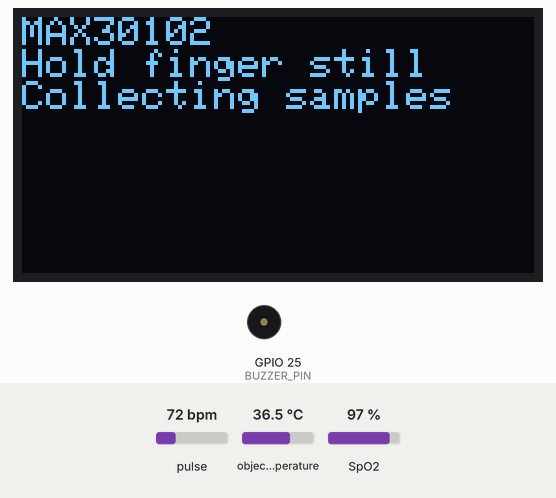
Bench run of a sketch on a simulated ESP32. Parts: 128×64 one-colour display, buzzer (waves = sounding, pin HIGH). Inputs (shaded band) come from the test bench; at power-on: pulse 72 bpm, object temperature 36.5 °C, SpO2 97 %. WiFi joins after 1.5 s; servers stay silent unless stated; uploads are accepted with an empty reply; what the sketch prints to the serial monitor is not drawn.

Above: at 3.8 s.
3.9 s: pulse set to 51 bpm
At 8.4 s:
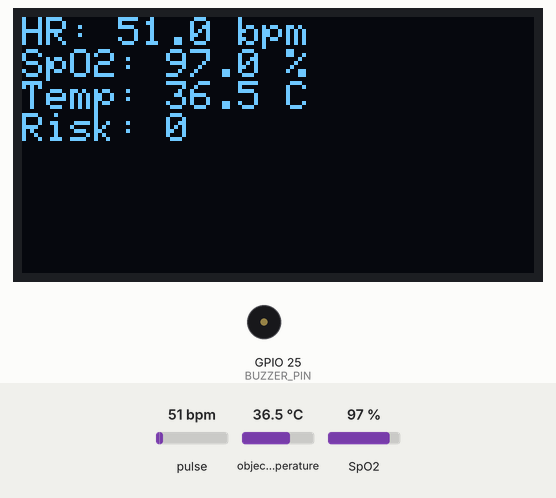
9.1 s: pulse set to 47 bpm
10.6 s: object temperature set to 44 °C
At 12.0 s:
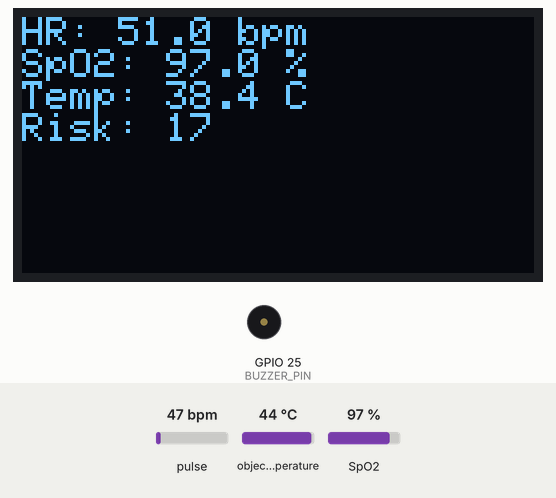
14.0 s: SpO2 set to 87 %
At 15.7 s:
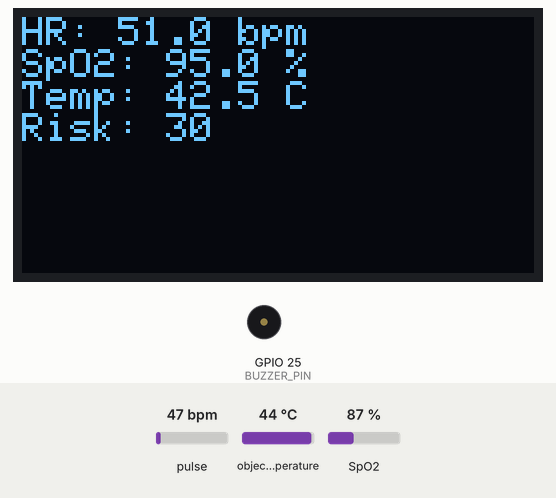
17.5 s: SpO2 set to 84 %
At 22.5 s:
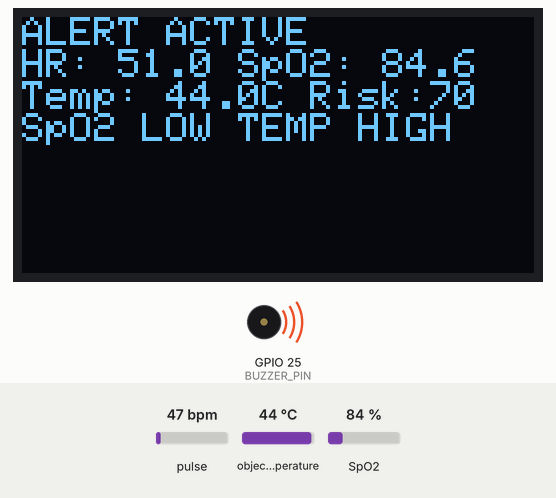
22.7 s: object temperature set to 20 °C
At 23.3 s:
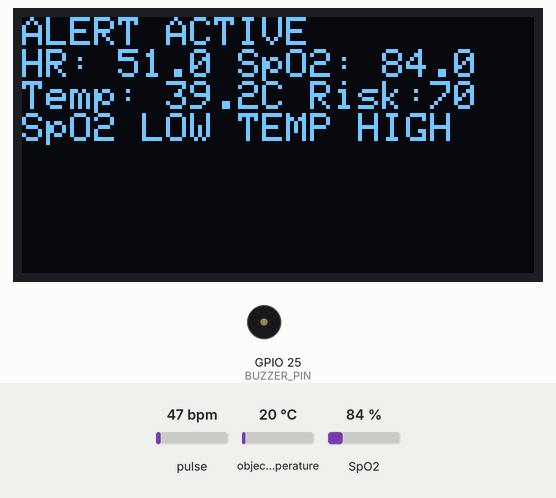
Timing chart, 0 to 25.7 s (numbered marks = the images above; inputs shaded):
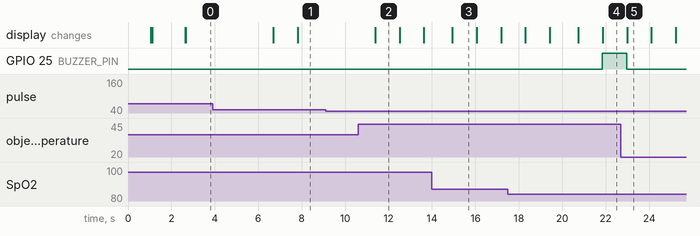

The sketch:

esp32_code.ino
```cpp
#include <WiFi.h>
#include <HTTPClient.h>
#include <WiFiClientSecure.h>
#include <Wire.h>
#include <Adafruit_MLX90614.h>
#include <Adafruit_GFX.h>
#include <Adafruit_SSD1306.h>
#include "MAX30105.h"
#include "spo2_algorithm.h"

// Replace these with your real credentials and device identifiers.
const char* WIFI_SSID = "realme 8s 5G";
const char* WIFI_PASSWORD = "12345678";
const char* FIREBASE_DB_URL = "https://smart-health-monitoring-cd2dd-default-rtdb.asia-southeast1.firebasedatabase.app";
const char* PATIENT_UID = "zyYxqNqYixQ7ZbBcNY2xCD574x03";
const char* DATABASE_AUTH = ""; // Optional. Fill this only if your RTDB rules require it.

// Sampling cadence for device-to-cloud updates.
const unsigned long UPLOAD_INTERVAL_MS = 5000;
const size_t FILTER_WINDOW = 5;
const uint8_t I2C_SDA_PIN = 21;
const uint8_t I2C_SCL_PIN = 22;
const uint8_t BUZZER_PIN = 25;
const float NO_FINGER_THRESHOLD = 15000.0f;
const uint8_t OLED_ADDRESS = 0x3C;
const int SCREEN_WIDTH = 128;
const int SCREEN_HEIGHT = 64;
const int MAX_BUFFER_SAMPLES = 100;
const int MAX_SAMPLES_PER_UPDATE = 25;
const uint8_t ALERT_CONFIRM_COUNT = 3;
const unsigned long BUZZER_TOGGLE_MS = 180;
const float HR_MIN_VALID = 50.0f;
const float HR_MAX_VALID = 120.0f;
const float HR_MAX_STEP = 15.0f;
const float HR_ALERT_THRESHOLD = 135.0f;
const float SPO2_ALERT_THRESHOLD = 88.0f;
const float TEMP_ALERT_THRESHOLD = 38.5f;
const int EDGE_RISK_ALERT_THRESHOLD = 85;

struct VitalSample {
  float heartRate;
  float spo2;
  float temperature;
};

Adafruit_MLX90614 mlx = Adafruit_MLX90614();
Adafruit_SSD1306 display(SCREEN_WIDTH, SCREEN_HEIGHT, &Wire, -1);
MAX30105 particleSensor;

VitalSample hrWindow[FILTER_WINDOW];
VitalSample spo2Window[FILTER_WINDOW];
VitalSample tempWindow[FILTER_WINDOW];
size_t sampleIndex = 0;
bool windowFilled = false;
unsigned long lastUploadAt = 0;
unsigned long lastFingerSeenAt = 0;
float latestHeartRate = 0;
float latestSpo2 = 0;
long recentIr = 0;
long recentRed = 0;
bool mlxAvailable = false;
bool maxAvailable = false;
int32_t spo2Value = 0;
int8_t spo2Valid = 0;
int32_t heartRateValue = 0;
int8_t heartRateValid = 0;
bool maxBufferPrimed = false;
uint8_t abnormalStreak = 0;
unsigned long lastBuzzerToggleAt = 0;
bool buzzerState = false;
float stableHeartRate = 0;

float hrBuffer[FILTER_WINDOW] = {0};
float spo2Buffer[FILTER_WINDOW] = {0};
float tempBuffer[FILTER_WINDOW] = {0};
uint32_t irSamples[MAX_BUFFER_SAMPLES] = {0};
uint32_t redSamples[MAX_BUFFER_SAMPLES] = {0};

void setBuzzer(bool enabled) {
  digitalWrite(BUZZER_PIN, enabled ? HIGH : LOW);
}

void updateBuzzer(bool alertActive) {
  if (!alertActive) {
    buzzerState = false;
    setBuzzer(false);
    return;
  }

  if (millis() - lastBuzzerToggleAt >= BUZZER_TOGGLE_MS) {
    buzzerState = !buzzerState;
    setBuzzer(buzzerState);
    lastBuzzerToggleAt = millis();
  }
}

void renderDisplay(const String& line1, const String& line2 = "", const String& line3 = "", const String& line4 = "") {
  display.clearDisplay();
  display.setTextSize(1);
  display.setTextColor(SSD1306_WHITE);
  display.setCursor(0, 0);
  display.println(line1);
  if (line2.length()) display.println(line2);
  if (line3.length()) display.println(line3);
  if (line4.length()) display.println(line4);
  display.display();
}

String buildAlertSummary(float heartRate, float spo2, float temperature, int edgeRisk) {
  String summary = "";
  if (heartRate > HR_ALERT_THRESHOLD) summary += "HR HIGH ";
  if (spo2 < SPO2_ALERT_THRESHOLD) summary += "SpO2 LOW ";
  if (temperature > TEMP_ALERT_THRESHOLD) summary += "TEMP HIGH ";
  if (edgeRisk >= EDGE_RISK_ALERT_THRESHOLD) summary += "RISK HIGH";
  summary.trim();
  return summary.length() ? summary : "ALERT";
}

void connectWiFi() {
  Serial.print("Connecting to WiFi");
  WiFi.begin(WIFI_SSID, WIFI_PASSWORD);
  while (WiFi.status() != WL_CONNECTED) {
    delay(500);
    Serial.print(".");
  }
  Serial.println();
  Serial.print("Connected. IP: ");
  Serial.println(WiFi.localIP());
}

float average(const float* values, size_t count) {
  float total = 0;
  for (size_t i = 0; i < count; i++) {
    total += values[i];
  }
  return count ? total / count : 0;
}

float readHeartRateSensor() {
  return stableHeartRate > 0 ? stableHeartRate : 0;
}

float readSpo2Sensor() {
  return latestSpo2 > 0 ? latestSpo2 : 0;
}

float readTemperatureSensor() {
  if (!mlxAvailable) {
    return 0;
  }
  return mlx.readObjectTempC();
}

void updatePulseSensor() {
  if (!maxAvailable) {
    latestHeartRate = 0;
    latestSpo2 = 0;
    return;
  }
}

String classifyEdgeReason(float heartRate, float spo2, float temperature) {
  if (spo2 < SPO2_ALERT_THRESHOLD && heartRate > HR_ALERT_THRESHOLD) return "hypoxia_tachycardia";
  if (spo2 < SPO2_ALERT_THRESHOLD && temperature > TEMP_ALERT_THRESHOLD) return "hypoxia_fever";
  if (heartRate > HR_ALERT_THRESHOLD && temperature > TEMP_ALERT_THRESHOLD) return "tachycardia_fever";
  if (spo2 < SPO2_ALERT_THRESHOLD) return "hypoxia";
  if (heartRate > HR_ALERT_THRESHOLD) return "tachycardia";
  if (temperature > TEMP_ALERT_THRESHOLD) return "fever";
  return "stable";
}

int computeEdgeRisk(float heartRate, float spo2, float temperature) {
  float risk = 0;
  if (heartRate > 100) risk += min(30.0f, (heartRate - 100.0f) * 0.8f);
  if (spo2 < 95) risk += min(40.0f, (95.0f - spo2) * 6.5f);
  if (temperature > 37.5f) risk += min(30.0f, (temperature - 37.5f) * 20.0f);
  return (int) min(100.0f, max(0.0f, risk));
}

bool detectEdgeAlert(float heartRate, float spo2, float temperature, int edgeRisk) {
  int abnormalSignals = 0;
  if (heartRate > HR_ALERT_THRESHOLD) abnormalSignals++;
  if (spo2 < SPO2_ALERT_THRESHOLD) abnormalSignals++;
  if (temperature > TEMP_ALERT_THRESHOLD) abnormalSignals++;

  if (abnormalSignals >= 2) return true;
  if (edgeRisk >= EDGE_RISK_ALERT_THRESHOLD && abnormalSignals >= 1) return true;
  return false;
}

bool confirmPersistentAlert(bool abnormalNow) {
  if (abnormalNow) {
    if (abnormalStreak < ALERT_CONFIRM_COUNT) {
      abnormalStreak++;
    }
  } else {
    abnormalStreak = 0;
  }

  return abnormalStreak >= ALERT_CONFIRM_COUNT;
}

void updateFilters(float heartRate, float spo2, float temperature) {
  hrBuffer[sampleIndex] = heartRate;
  spo2Buffer[sampleIndex] = spo2;
  tempBuffer[sampleIndex] = temperature;

  sampleIndex = (sampleIndex + 1) % FILTER_WINDOW;
  if (sampleIndex == 0) {
    windowFilled = true;
  }
}

String buildFirebaseUrl() {
  String url = String(FIREBASE_DB_URL) + "/patients/" + PATIENT_UID + "/latest.json";
  if (String(DATABASE_AUTH).length() > 0) {
    url += "?auth=" + String(DATABASE_AUTH);
  }
  return url;
}

void uploadToFirebase(float heartRate, float spo2, float temperature, int edgeRisk, bool edgeAlert, const String& edgeReason) {
  if (WiFi.status() != WL_CONNECTED) {
    connectWiFi();
  }

  WiFiClientSecure client;
  client.setInsecure();

  HTTPClient http;
  String url = buildFirebaseUrl();
  Serial.print("Uploading to: ");
  Serial.println(url);
  http.begin(client, url);
  http.addHeader("Content-Type", "application/json");

  String payload = "{";
  payload += "\"heartRate\":" + String(heartRate, 1) + ",";
  payload += "\"spo2\":" + String(spo2, 1) + ",";
  payload += "\"temp\":" + String(temperature, 1) + ",";
  payload += "\"temperature\":" + String(temperature, 1) + ",";
  payload += "\"edgeRisk\":" + String(edgeRisk) + ",";
  payload += "\"edgeAlert\":" + String(edgeAlert ? "true" : "false") + ",";
  payload += "\"edgeReason\":\"" + edgeReason + "\",";
  payload += "\"network\":\"edge-device\",";
  payload += "\"timestamp\":\"" + String(millis()) + "\"";
  payload += "}";

  Serial.print("Payload: ");
  Serial.println(payload);

  int httpCode = http.PUT(payload);
  Serial.print("Firebase HTTP code: ");
  Serial.println(httpCode);

  if (httpCode > 0) {
    String response = http.getString();
    Serial.print("Firebase response: ");
    Serial.println(response);
  } else {
    Serial.print("HTTP error: ");
    Serial.println(http.errorToString(httpCode));
  }

  http.end();
}

void setup() {
  Serial.begin(115200);
  delay(1000);
  Wire.begin(I2C_SDA_PIN, I2C_SCL_PIN);
  pinMode(BUZZER_PIN, OUTPUT);
  setBuzzer(false);

  if (!display.begin(SSD1306_SWITCHCAPVCC, OLED_ADDRESS)) {
    Serial.println("OLED not found");
  } else {
    renderDisplay("Edge Monitor", "Booting...");
  }

  mlxAvailable = mlx.begin();
  if (!mlxAvailable) {
    Serial.println("MLX90614 not found");
    renderDisplay("Edge Monitor", "MLX90614 fail");
  } else {
    Serial.println("MLX90614 ready");
    renderDisplay("Edge Monitor", "MLX90614 ready");
  }

  maxAvailable = particleSensor.begin(Wire, I2C_SPEED_STANDARD);
  if (!maxAvailable) {
    Serial.println("MAX30102 not found");
    renderDisplay("Edge Monitor", mlxAvailable ? "MLX90614 ready" : "MLX90614 fail", "MAX30102 fail");
  } else {
    Serial.println("MAX30102 ready");
    byte ledBrightness = 60;
    byte sampleAverage = 4;
    byte ledMode = 2;
    int sampleRate = 100;
    int pulseWidth = 411;
    int adcRange = 4096;
    particleSensor.setup(ledBrightness, sampleAverage, ledMode, sampleRate, pulseWidth, adcRange);
    renderDisplay("Edge Monitor", mlxAvailable ? "MLX90614 ready" : "MLX90614 fail", "MAX30102 ready");
  }

  connectWiFi();
  renderDisplay("WiFi connected", WiFi.localIP().toString());
}

void loop() {
  if (maxAvailable) {
    if (!maxBufferPrimed) {
      renderDisplay("MAX30102", "Hold finger still", "Collecting samples");
      for (int i = 0; i < MAX_BUFFER_SAMPLES; i++) {
        while (particleSensor.available() == false) {
          particleSensor.check();
        }

        redSamples[i] = particleSensor.getRed();
        irSamples[i] = particleSensor.getIR();
        particleSensor.nextSample();
      }
      maxBufferPrimed = true;
    } else {
      for (int i = MAX_SAMPLES_PER_UPDATE; i < MAX_BUFFER_SAMPLES; i++) {
        redSamples[i - MAX_SAMPLES_PER_UPDATE] = redSamples[i];
        irSamples[i - MAX_SAMPLES_PER_UPDATE] = irSamples[i];
      }

      for (int i = MAX_BUFFER_SAMPLES - MAX_SAMPLES_PER_UPDATE; i < MAX_BUFFER_SAMPLES; i++) {
        while (particleSensor.available() == false) {
          particleSensor.check();
        }

        recentRed = particleSensor.getRed();
        recentIr = particleSensor.getIR();
        redSamples[i] = recentRed;
        irSamples[i] = recentIr;
        particleSensor.nextSample();
      }

      maxim_heart_rate_and_oxygen_saturation(
        irSamples,
        MAX_BUFFER_SAMPLES,
        redSamples,
        &spo2Value,
        &spo2Valid,
        &heartRateValue,
        &heartRateValid
      );

      Serial.print("IR: ");
      Serial.print(recentIr);
      Serial.print(" RED: ");
      Serial.print(recentRed);
      Serial.print(" HRvalid: ");
      Serial.print(heartRateValid);
      Serial.print(" SPO2valid: ");
      Serial.println(spo2Valid);

      if (recentIr >= NO_FINGER_THRESHOLD) {
        lastFingerSeenAt = millis();
      }

      if (heartRateValid) {
        float candidateHr = heartRateValue;
        if (candidateHr >= HR_MIN_VALID && candidateHr <= HR_MAX_VALID) {
          if (stableHeartRate <= 0 || fabs(candidateHr - stableHeartRate) <= HR_MAX_STEP) {
            stableHeartRate = stableHeartRate <= 0 ? candidateHr : ((stableHeartRate * 0.7f) + (candidateHr * 0.3f));
          }
        }
        latestHeartRate = stableHeartRate;
      }
      if (spo2Valid) {
        latestSpo2 = spo2Value;
      }
      if (recentIr < NO_FINGER_THRESHOLD && millis() - lastFingerSeenAt > 3000) {
        latestHeartRate = 0;
        stableHeartRate = 0;
        latestSpo2 = 0;
      }
    }
  }

  float heartRate = readHeartRateSensor();
  float spo2 = readSpo2Sensor();
  float temperature = readTemperatureSensor();

  if (recentIr < NO_FINGER_THRESHOLD) {
    Serial.print("Waiting for finger. Temp: ");
    Serial.println(temperature, 1);
    updateBuzzer(false);
    renderDisplay("Waiting finger", "Temp: " + String(temperature, 1) + " C", "WiFi OK");
    delay(250);
    return;
  }

  if (heartRate <= 0 || spo2 <= 0) {
    Serial.print("Finger detected, waiting for stable pulse. Temp: ");
    Serial.println(temperature, 1);
    updateBuzzer(false);
    renderDisplay("Finger detected", "Stabilizing pulse", "Temp: " + String(temperature, 1) + " C");
    delay(250);
    return;
  }

  updateFilters(heartRate, spo2, temperature);

  size_t count = windowFilled ? FILTER_WINDOW : sampleIndex;
  if (count == 0) {
    delay(500);
    return;
  }

  float filteredHeartRate = average(hrBuffer, count);
  float filteredSpo2 = average(spo2Buffer, count);
  float filteredTemperature = average(tempBuffer, count);

  int edgeRisk = computeEdgeRisk(filteredHeartRate, filteredSpo2, filteredTemperature);
  bool abnormalNow = detectEdgeAlert(filteredHeartRate, filteredSpo2, filteredTemperature, edgeRisk);
  bool edgeAlert = confirmPersistentAlert(abnormalNow);
  String edgeReason = classifyEdgeReason(filteredHeartRate, filteredSpo2, filteredTemperature);

  Serial.print("HR: ");
  Serial.print(filteredHeartRate, 1);
  Serial.print(" SpO2: ");
  Serial.print(filteredSpo2, 1);
  Serial.print(" Temp: ");
  Serial.print(filteredTemperature, 1);
  Serial.print(" Risk: ");
  Serial.print(edgeRisk);
  Serial.print(" Streak: ");
  Serial.print(abnormalStreak);
  Serial.print(" Alert: ");
  Serial.print(edgeAlert ? "true" : "false");
  Serial.print(" Reason: ");
  Serial.println(edgeReason);

  updateBuzzer(edgeAlert);

  if (edgeAlert) {
    renderDisplay(
      "ALERT ACTIVE",
      "HR: " + String(filteredHeartRate, 1) + " SpO2: " + String(filteredSpo2, 1),
      "Temp: " + String(filteredTemperature, 1) + "C Risk:" + String(edgeRisk),
      buildAlertSummary(filteredHeartRate, filteredSpo2, filteredTemperature, edgeRisk)
    );
  } else {
    renderDisplay(
      "HR: " + String(filteredHeartRate, 1) + " bpm",
      "SpO2: " + String(filteredSpo2, 1) + " %",
      "Temp: " + String(filteredTemperature, 1) + " C",
      "Risk: " + String(edgeRisk)
    );
  }

  if (millis() - lastUploadAt >= UPLOAD_INTERVAL_MS) {
    uploadToFirebase(filteredHeartRate, filteredSpo2, filteredTemperature, edgeRisk, edgeAlert, edgeReason);
    lastUploadAt = millis();
  }

  delay(250);
}
```

Measured:
- the behaviour switches between 86 and 85 % on SpO2 (found by bisection; images 3 and 4)
- after the input at 9.1 s, every drawn part: stays the same
- after the input at 10.6 s, the display: changes after 0.79 s (image 2)
- after the input at 22.7 s, GPIO 25 (BUZZER_PIN): goes on until 23.0 s, then stays LOW; the display: changes after 0.29 s (image 5)
- what the display in image 2 shows lasts 1.1 s, from 11.4 s to 12.5 s
